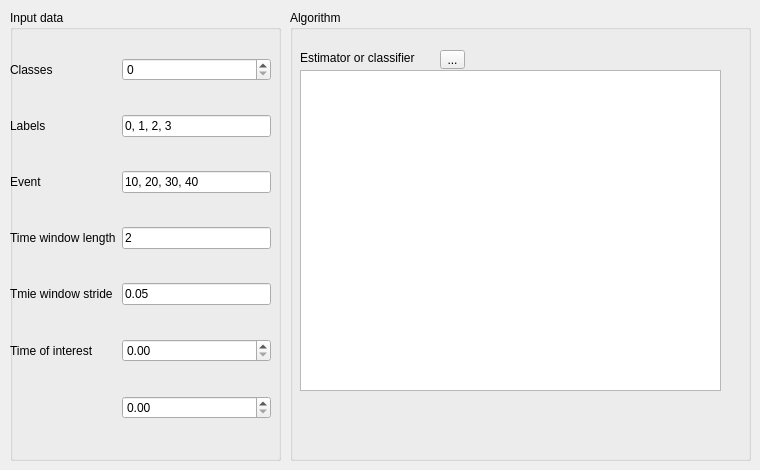
      <widget class="QWidget" name="tab">
       <attribute name="title">
        <string>Training</string>
       </attribute>
       <widget class="QGroupBox" name="groupBox_4">
        <property name="geometry">
         <rect>
          <x>10</x>
          <y>10</y>
          <width>271</width>
          <height>451</height>
         </rect>
        </property>
        <property name="title">
         <string>Input data</string>
        </property>
        <widget class="QWidget" name="gridLayoutWidget">
         <property name="geometry">
          <rect>
           <x>0</x>
           <y>20</y>
           <width>261</width>
           <height>421</height>
          </rect>
         </property>
         <layout class="QGridLayout" name="gridLayout_21">
          <item row="1" column="1">
           <widget class="QLineEdit" name="lineEdit">
            <property name="text">
             <string>0, 1, 2, 3</string>
            </property>
           </widget>
          </item>
          <item row="5" column="0">
           <widget class="QLabel" name="label_7">
            <property name="text">
             <string>Time of interest</string>
            </property>
           </widget>
          </item>
          <item row="2" column="0">
           <widget class="QLabel" name="label_6">
            <property name="text">
             <string>Event</string>
            </property>
           </widget>
          </item>
          <item row="2" column="1">
           <widget class="QLineEdit" name="lineEdit_2">
            <property name="text">
             <string>10, 20, 30, 40</string>
            </property>
           </widget>
          </item>
          <item row="5" column="1">
           <widget class="QDoubleSpinBox" name="doubleSpinBox"/>
          </item>
          <item row="6" column="1">
           <widget class="QDoubleSpinBox" name="doubleSpinBox_2"/>
          </item>
          <item row="1" column="0">
           <widget class="QLabel" name="label_5">
            <property name="text">
             <string>Labels</string>
            </property>
           </widget>
          </item>
          <item row="0" column="1">
           <widget class="QSpinBox" name="spinBox"/>
          </item>
          <item row="0" column="0">
           <widget class="QLabel" name="label_4">
            <property name="text">
             <string>Classes</string>
            </property>
           </widget>
          </item>
          <item row="3" column="1">
           <widget class="QLineEdit" name="lineEdit_3">
            <property name="text">
             <string>2</string>
            </property>
           </widget>
          </item>
          <item row="3" column="0">
           <widget class="QLabel" name="label_9">
            <property name="text">
             <string>Time window length</string>
            </property>
           </widget>
          </item>
          <item row="4" column="0">
           <widget class="QLabel" name="label_10">
            <property name="text">
             <string>Tmie window stride</string>
            </property>
           </widget>
          </item>
          <item row="4" column="1">
           <widget class="QLineEdit" name="lineEdit_4">
            <property name="text">
             <string>0.05</string>
            </property>
           </widget>
          </item>
         </layout>
        </widget>
       </widget>
       <widget class="QGroupBox" name="groupBox_5">
        <property name="geometry">
         <rect>
          <x>290</x>
          <y>10</y>
          <width>461</width>
          <height>451</height>
         </rect>
        </property>
        <property name="title">
         <string>Algorithm</string>
        </property>
        <widget class="QToolButton" name="toolButton">
         <property name="geometry">
          <rect>
           <x>150</x>
           <y>40</y>
           <width>25</width>
           <height>19</height>
          </rect>
         </property>
         <property name="text">
          <string>...</string>
         </property>
        </widget>
        <widget class="QTableWidget" name="tableWidget">
         <property name="geometry">
          <rect>
           <x>10</x>
           <y>60</y>
           <width>421</width>
           <height>321</height>
          </rect>
         </property>
        </widget>
        <widget class="QLabel" name="label_8">
         <property name="geometry">
          <rect>
           <x>10</x>
           <y>40</y>
           <width>131</width>
           <height>16</height>
          </rect>
         </property>
         <property name="text">
          <string>Estimator or classifier</string>
         </property>
        </widget>
       </widget>
      </widget>
